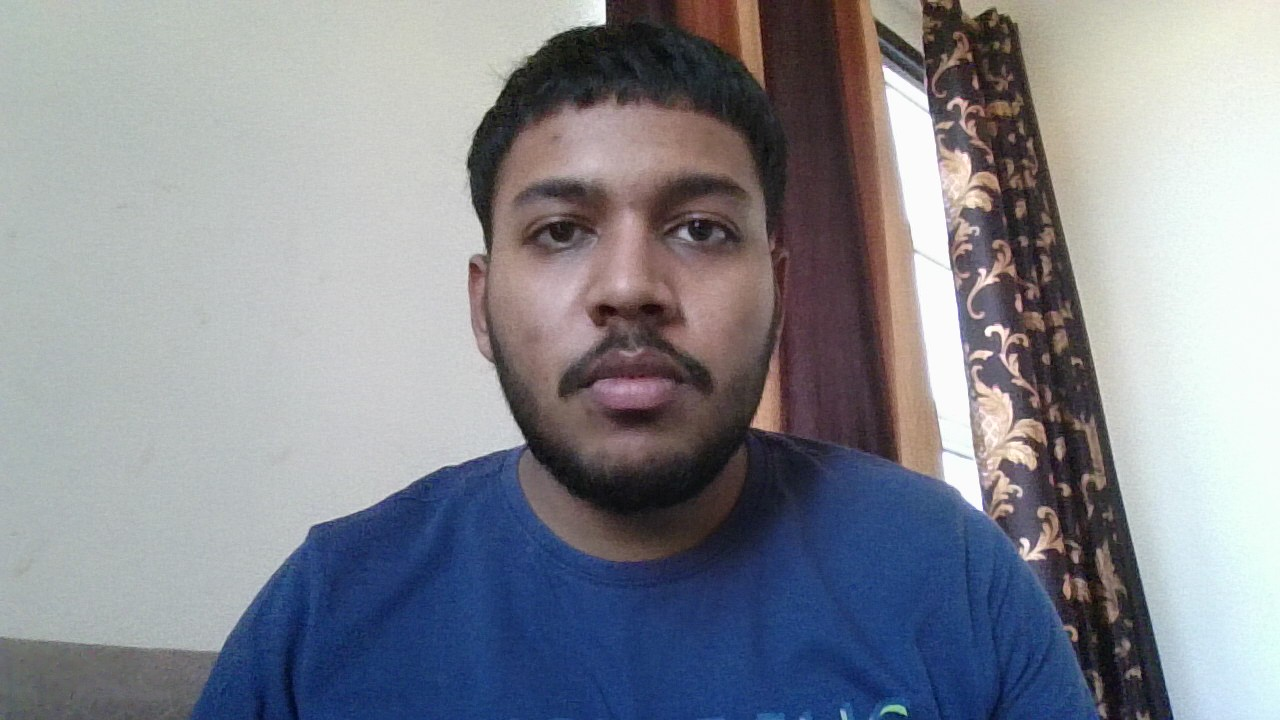
#> input picture student_images/student_12407649_20250909_171602_WIN_20250909_17_09_38_Pro.jpg, 1280 x 720 px
$ python -i face_encoder.py   (imports and definitions only)
#> lines starting #> are read from the running program, lines starting #| are printed output that depends on the picture
"""
Simple face encoder fallback using OpenCV
"""
import cv2
import numpy as np
import os

class FaceEncoder:
    def __init__(self, tolerance=0.6):
        self.tolerance = tolerance
        self.face_cascade = cv2.CascadeClassifier(cv2.data.haarcascades + 'haarcascade_frontalface_default.xml')
        print("FaceEncoder initialized with OpenCV fallback")

    def encode_face_from_image(self, image_path):
        """Extract face encoding from image"""
        try:
            if not os.path.exists(image_path):
                return None

            image = cv2.imread(image_path)
#> image is the input picture: shape (720, 1280, 3); mean B, G, R 145.4, 137.2, 135.1
            if image is None:
                return None

            gray = cv2.cvtColor(image, cv2.COLOR_BGR2GRAY)
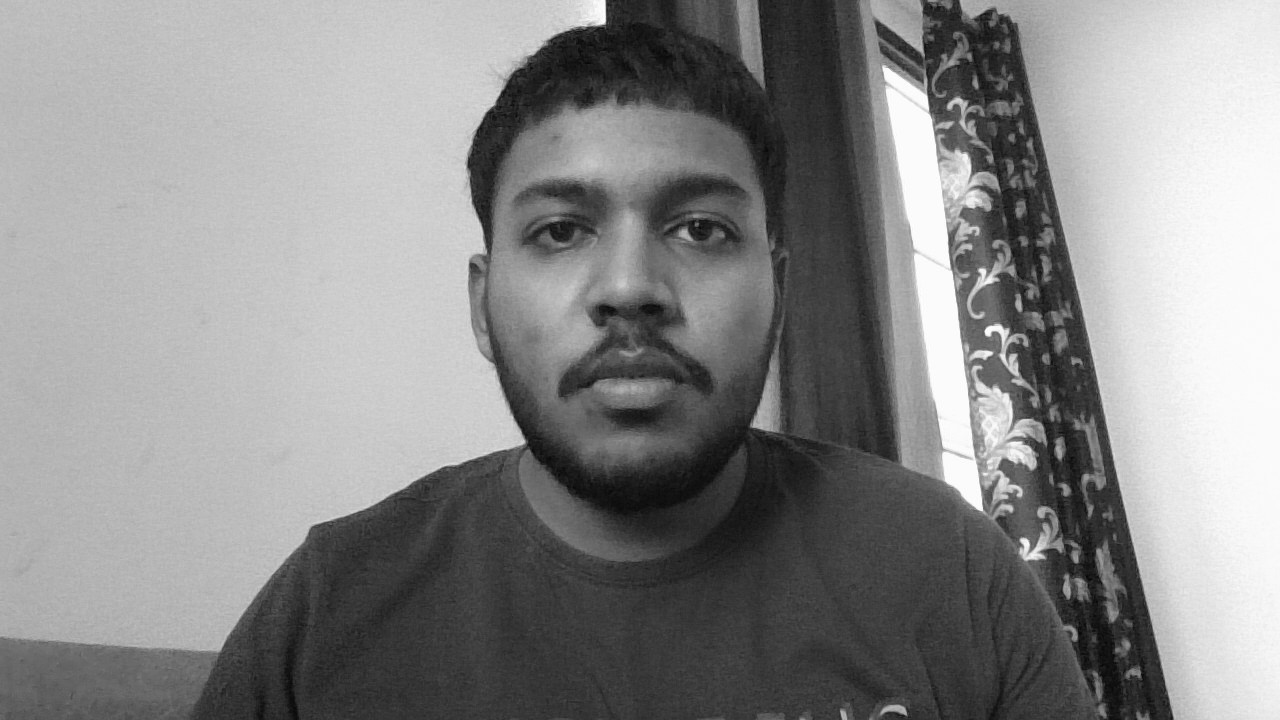
#> gray: shape (720, 1280); min 4, max 255, mean 137.5
            faces = self.face_cascade.detectMultiScale(gray, 1.3, 5)
#> faces = [[453, 85, 352, 352]]

            if len(faces) == 0:
                return None

            # Use the largest face
            largest_face = max(faces, key=lambda f: f[2] * f[3])
#> largest_face = [453, 85, 352, 352]
            x, y, w, h = largest_face
#> x = 453; y = 85; w = 352; h = 352

            # Extract face region and resize to standard size
            face_roi = gray[y:y+h, x:x+w]
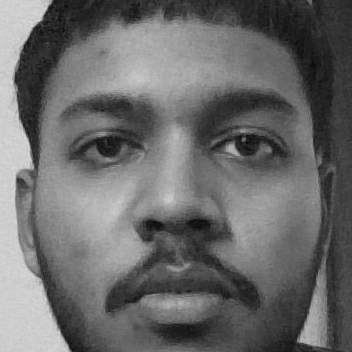
#> face_roi: shape (352, 352); min 6, max 221, mean 106.5
            face_roi = cv2.resize(face_roi, (100, 100))
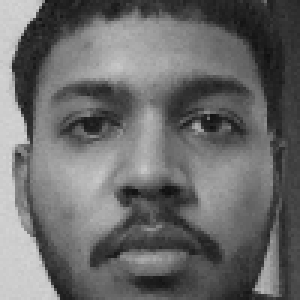
#> face_roi: shape (100, 100) (shown 3 times larger); min 15, max 212, mean 106.3

            # Return flattened array as "encoding"
            return face_roi.flatten().astype(np.float32)

        except Exception as e:
            print(f"Error encoding face: {e}")
            return None

>>> result = FaceEncoder().encode_face_from_image('../student_images/student_12407649_20250909_171602_WIN_20250909_17_09_38_Pro.jpg')
#> result = 10000 values, max 212 at index 106, min 15 at index 1889, mean 106.3

$ run again, on student_images/student_12407649_7cb87014.jpg
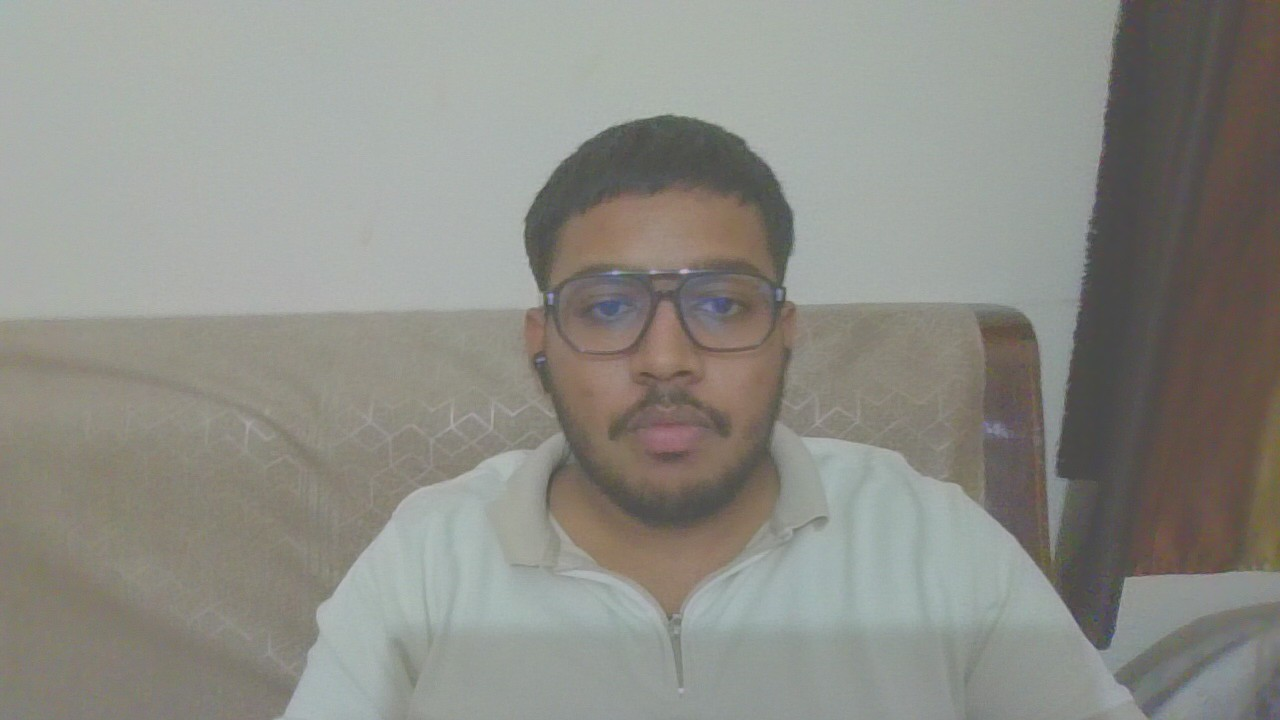
#> input picture student_images/student_12407649_7cb87014.jpg, 1280 x 720 px
#> in encode_face_from_image, image is the input picture: shape (720, 1280, 3); mean B, G, R 134.2, 140.7, 140.9
#> in encode_face_from_image, `gray = cv2.cvtColor(image, cv2.COLOR_BGR2GRAY)`:
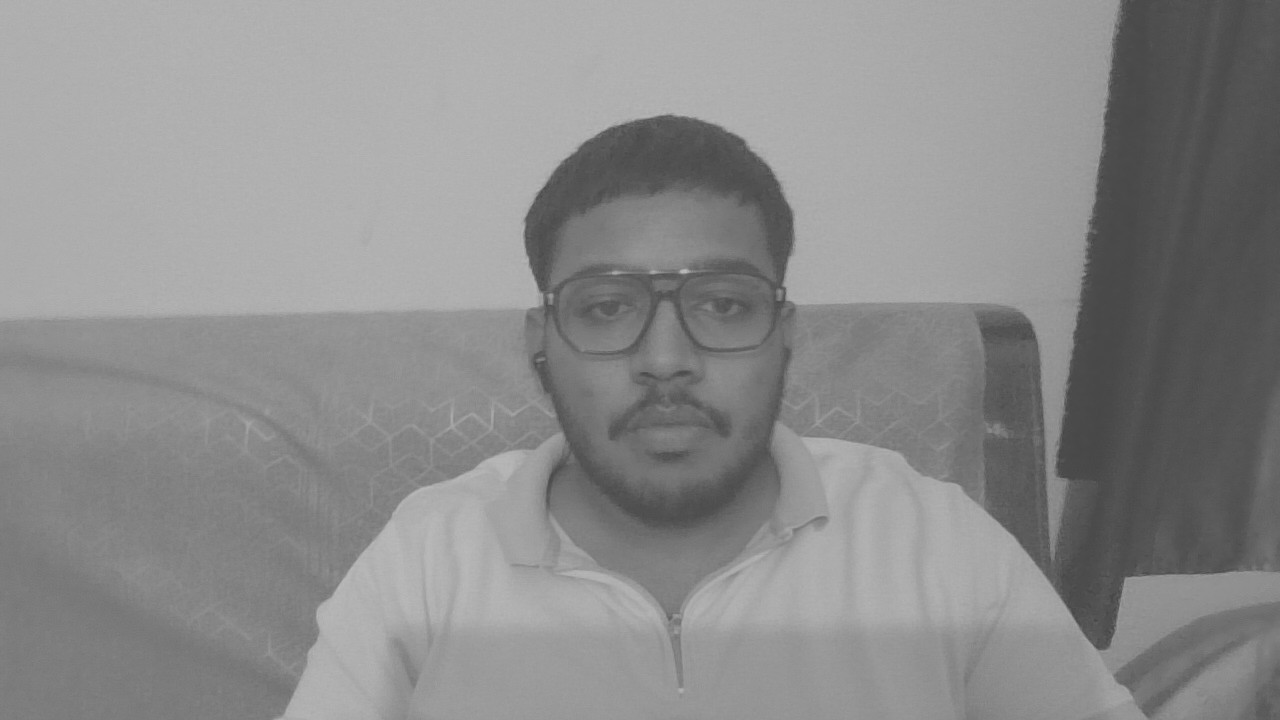
#> gray: shape (720, 1280); min 68, max 188, mean 140.1
#> faces = [[520, 190, 297, 297]]
#> largest_face = [520, 190, 297, 297]
#> x = 520; y = 190; w = 297
#> in encode_face_from_image, `face_roi = gray[y:y+h, x:x+w]`:
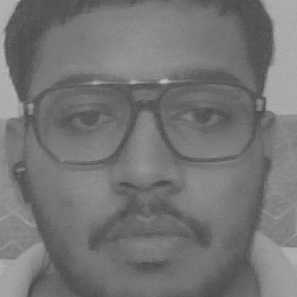
#> face_roi: shape (297, 297); min 72, max 188, mean 117.1
#> result = 10000 values, max 183 at index 2755, min 75 at index 380, mean 117
